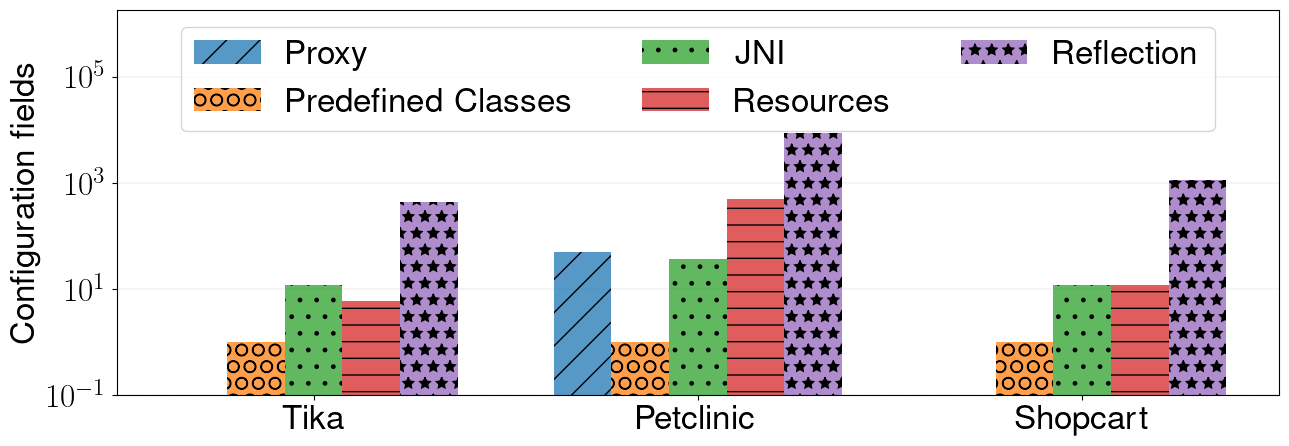

The Python source for this figure:
import results
import numpy as np
import matplotlib.pyplot as plt
import numbers


width = 0.15
benchmark_labels = [
    "Tika",
    "Petclinic",
    "Shopcart"
]
x = np.arange(len(benchmark_labels))

# reflect-config.json
# jni-config.json
# predefined-classes-config.json
# proxy-config.json
# serialization-config.json -- remove
# resource-config.json

def get_field_count(obj):
    if isinstance(obj, str) or isinstance(obj, numbers.Number) or isinstance(obj, bool):
        return 1
    count = 0
    if isinstance(obj, list):
        for item in obj:
            count += get_field_count(item)
    else:
        for key, value in obj.items():
            count += get_field_count(value)
    return count


def get_config_complexity(configs):
    complexities = []
    for config in configs:
        complexities.append(get_field_count(config))
    return complexities


tika_configs = results.read_config_files('../results/tika-config')
petclinic_configs = results.read_config_files('../results/petclinic-config')
shopcart_configs = results.read_config_files('../results/shopcart-config')

tika_config_complexity = get_config_complexity(tika_configs)
petclinic_config_complexity = get_config_complexity(petclinic_configs)
shopcart_config_complexity = get_config_complexity(shopcart_configs)

reflect_complexity = [
    tika_config_complexity[0],
    petclinic_config_complexity[0],
    shopcart_config_complexity[0]]

jni_complexity = [
    tika_config_complexity[1],
    petclinic_config_complexity[1],
    shopcart_config_complexity[1]]

predefined_classes_complexity = [
    tika_config_complexity[2],
    petclinic_config_complexity[2],
    shopcart_config_complexity[2]]

proxy_complexity = [
    tika_config_complexity[3],
    petclinic_config_complexity[3],
    shopcart_config_complexity[3]]

# Skip serialization config since it's always 0

resource_complexity = [
    tika_config_complexity[5],
    petclinic_config_complexity[5],
    shopcart_config_complexity[5]]

plt.rcParams.update({'font.size': 24, 'text.usetex': True, 'font.family': 'sans-serif', 'font.sans-serif': 'Helvetica'})
fig, ax = plt.subplots()
ax.bar(x + 0*width, proxy_complexity,              width=width, hatch='/', label='Proxy',              alpha=0.75)
ax.bar(x + 1*width, predefined_classes_complexity, width=width, hatch='O', label='Predefined Classes', alpha=0.75)
ax.bar(x + 2*width, jni_complexity,                width=width, hatch='.', label='JNI',                alpha=0.75)
ax.bar(x + 3*width, resource_complexity,           width=width, hatch='-', label='Resources',          alpha=0.75)
ax.bar(x + 4*width, reflect_complexity,            width=width, hatch='*', label='Reflection',         alpha=0.75)

ax.set_ylabel('Configuration fields')
ax.set_xticks([position + width*2 for position in x], benchmark_labels)
ax.set_axisbelow(True)
plt.grid(axis = 'y', linestyle = '--', linewidth = 0.25)
# plt.xticks(rotation = 35)
# plt.tick_params(
#     axis='x',          # changes apply to the x-axis
#     which='both',      # both major and minor ticks are affected
#     bottom=False,      # ticks along the bottom edge are off
#     top=False,         # ticks along the top edge are off
#     labelbottom=False) # labels along the bottom edge are off

ax.set_yscale('log')
ax.set_ylim(ymin=0.1, ymax=1800000)
# ax.set_xlim(xmin=-.25, xmax=14.7)
fig.set_figwidth(15)
fig.set_figheight(5)

ax.legend(ncol=3, loc='upper center')
plt.savefig("aot-config.pdf", bbox_inches='tight')
plt.savefig("aot-config.png", bbox_inches='tight')
plt.show()
